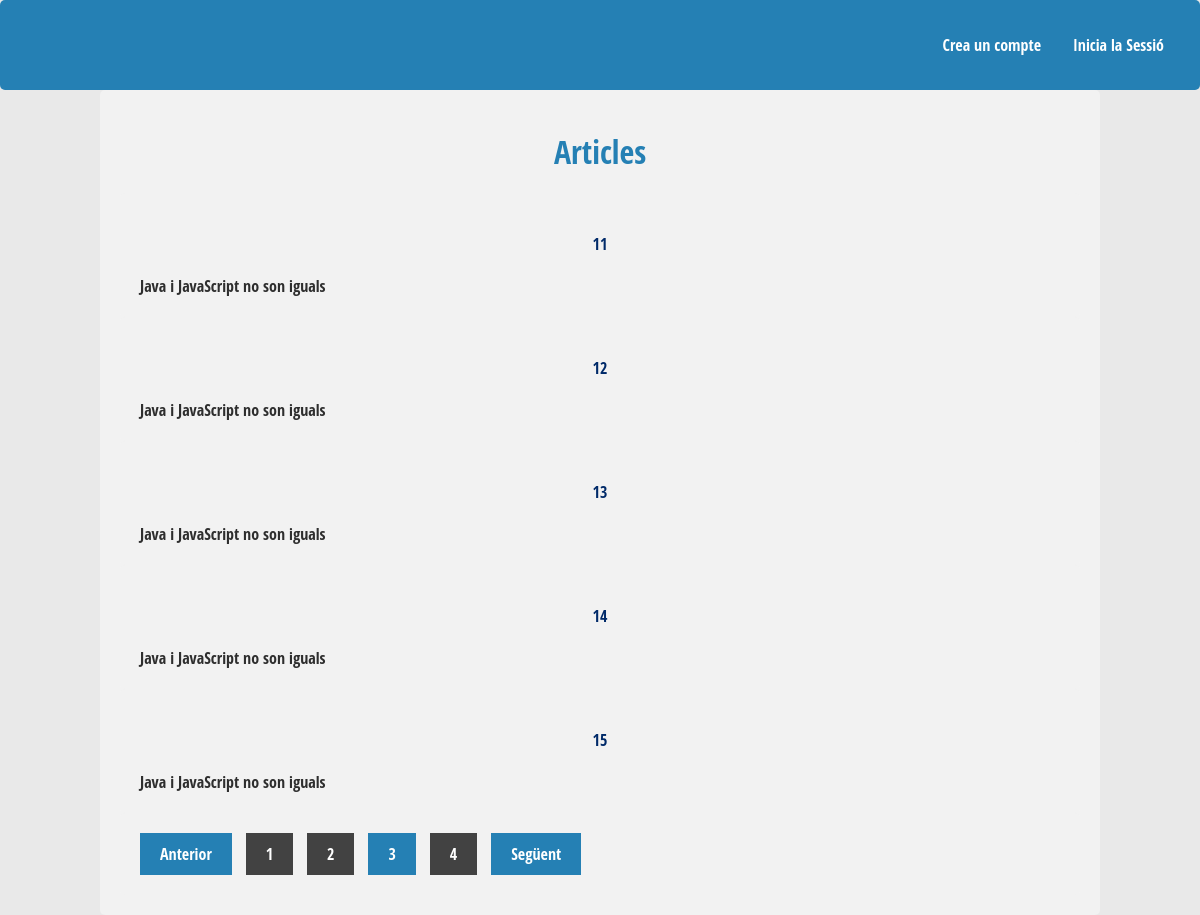
The page /?pagina=3 on the database its author committed.
### tables this page shows
CREATE TABLE IF NOT EXISTS `articles` (
  `id` int(200) NOT NULL AUTO_INCREMENT,
  `article` text NOT NULL,
  PRIMARY KEY (`id`)
);

### index.php (called while the page is built, shortened)
<?php
  if (isset($_GET['articles'])) {
    $limit = $_GET['articles'];
  } else {
    $limit = 5;
  }
  $pagina = isset($_GET['pagina']) && is_numeric($_GET['pagina']) ? $_GET['pagina'] : 1;
  $iLimit = ($pagina-1)*$limit;
  $connexio =  conectar();
  $stmt = $connexio->prepare("SELECT * FROM articles");
  $stmt->execute();
  $totalResultats = $stmt->rowCount();
  $totalPagines = ceil($totalResultats/$limit);
$stmt = $connexio->prepare('SELECT * FROM articles ORDER BY id LIMIT ?, ?');
$stmt->bindParam(1, $iLimit, PDO::PARAM_INT);
$stmt->bindParam(2, $limit, PDO::PARAM_INT);
$stmt->execute();
$articles = $stmt->fetchAll();
require 'Vista/index.vista.php';
?>

### Vista/index.vista.php (the view, shortened to what this page needs)
<!DOCTYPE html>
<html lang="en">
<head>
	<link rel="stylesheet" href="./Estils/estils.css">
</head>
<body>
<div class="navbar">
    <a href="./Controlador/logar.php">Inicia la Sessió</a>
    <a href="./Controlador/registrar.php">Crea un compte</a>
</div>
<div class="contenidor">
		<h1>Articles</h1>
		<?php foreach($articles as $article): ?>
  <div class="article">
    <h4><?php echo $article['id'];?></h4>
    <p><?php echo $article['article'];?></p>
  </div>
<?php endforeach; ?>
<div class="paginacio">
<ul>
  <?php if ($pagina > 1): ?>
   <li class="active"> <a href='<?php echo "?pagina=".($pagina-1); ?>' >Anterior</a> </li>
  <?php else: ?>
  <li class="disabled"> <a>Anterior</a> </li>
  <?php endif; ?>
  <?php for($i = 1; $i <= $totalPagines; $i++): ?>
    <?php if ($pagina == $i): ?>
     <li class="active"> <a ><?php echo $i; ?></a></li>
    <?php else: ?>
     <li> <a href='<?php echo "?pagina=".$i; ?>'><?php echo $i; ?></a> </li>
    <?php endif; ?>
  <?php endfor; ?>
  <?php if ($pagina < $totalPagines): ?>
   <li class="active"> <a href='<?php echo "?pagina=".($pagina+1); ?>'>Següent</a></li>
  <?php else: ?>
   <li class="disabled"> <a>Següent</a> </li>
  <?php endif; ?>
	</ul>
</div>
</div>
</body>
</html>

### Estils/estils.css (style rules this page uses)
* { margin: 0; padding: 0; -webkit-box-sizing: border-box; -moz-box-sizing: border-box; box-sizing: border-box; }
body { background: #e9e9e9; color: #2e2e2e; font-family: 'Open Sans Condensed', sans-serif; }
.contenidor { width: 90%; max-width: 1000px; margin: auto; }
h1 { margin: 20px 0; text-align: center; font-family: 'Open Sans Condensed', sans-serif; color: #2580b4; font-weight: black; }
h4 { margin: 20px 0; text-align: center; font-family: 'Open Sans Condensed', sans-serif; color: #002a69; font-weight: black; }
.paginacio ul { list-style: none; }
.paginacio ul li { display: inline-block; margin-right: 10px; }
.paginacio ul .active a { background: #2580b4; }
.paginacio ul li a { display: inline-block; font-family: 'Open Sans Condensed', sans-serif; padding: 10px 20px; background: #424242; color:#fff; text-decoration: none; }
.navbar { background-color: #2580b4; overflow: hidden; }
.navbar a { float: right; display: block; color: white; text-align: center; padding: 14px 16px; text-decoration: none; }
div { border-radius: 5px; background-color: #f2f2f2; padding: 20px; }

### rows shown on the page
articles: id "11", article "Java i JavaScript no son iguals"
articles: id "12", article "Java i JavaScript no son iguals"
articles: id "13", article "Java i JavaScript no son iguals"
articles: id "14", article "Java i JavaScript no son iguals"
articles: id "15", article "Java i JavaScript no son iguals"
